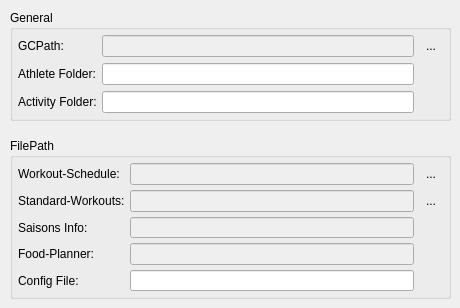
        <widget class="QWidget" name="tab_gc">
         <attribute name="title">
          <string>Golden Cheetah</string>
         </attribute>
         <widget class="QGroupBox" name="groupBox">
          <property name="geometry">
           <rect>
            <x>10</x>
            <y>10</y>
            <width>441</width>
            <height>111</height>
           </rect>
          </property>
          <property name="maximumSize">
           <size>
            <width>16777215</width>
            <height>16777215</height>
           </size>
          </property>
          <property name="title">
           <string>General</string>
          </property>
          <layout class="QGridLayout" name="gridLayout_2">
           <property name="leftMargin">
            <number>5</number>
           </property>
           <property name="topMargin">
            <number>5</number>
           </property>
           <property name="rightMargin">
            <number>5</number>
           </property>
           <property name="bottomMargin">
            <number>5</number>
           </property>
           <property name="horizontalSpacing">
            <number>5</number>
           </property>
           <item row="2" column="1">
            <widget class="QLineEdit" name="lineEdit_activity"/>
           </item>
           <item row="0" column="2">
            <widget class="QToolButton" name="toolButton_gcPath">
             <property name="text">
              <string>...</string>
             </property>
             <property name="popupMode">
              <enum>QToolButton::InstantPopup</enum>
             </property>
             <property name="autoRaise">
              <bool>true</bool>
             </property>
            </widget>
           </item>
           <item row="1" column="1">
            <widget class="QLineEdit" name="lineEdit_athlete">
             <property name="toolTip">
              <string>Insert your Athlete Name how it is definied in GC with a /</string>
             </property>
            </widget>
           </item>
           <item row="0" column="0">
            <widget class="QLabel" name="label">
             <property name="text">
              <string>GCPath:</string>
             </property>
             <property name="buddy">
              <cstring>lineEdit_gcpath</cstring>
             </property>
            </widget>
           </item>
           <item row="0" column="1">
            <widget class="QLineEdit" name="lineEdit_gcpath">
             <property name="enabled">
              <bool>false</bool>
             </property>
            </widget>
           </item>
           <item row="1" column="0">
            <widget class="QLabel" name="label_3">
             <property name="text">
              <string>Athlete Folder:</string>
             </property>
             <property name="buddy">
              <cstring>lineEdit_athlete</cstring>
             </property>
            </widget>
           </item>
           <item row="2" column="0">
            <widget class="QLabel" name="label_4">
             <property name="text">
              <string>Activity Folder:</string>
             </property>
             <property name="buddy">
              <cstring>lineEdit_activity</cstring>
             </property>
            </widget>
           </item>
          </layout>
         </widget>
         <widget class="QGroupBox" name="groupBox_2">
          <property name="geometry">
           <rect>
            <x>10</x>
            <y>138</y>
            <width>441</width>
            <height>161</height>
           </rect>
          </property>
          <property name="maximumSize">
           <size>
            <width>16777215</width>
            <height>16777215</height>
           </size>
          </property>
          <property name="title">
           <string>FilePath</string>
          </property>
          <layout class="QGridLayout" name="gridLayout">
           <property name="leftMargin">
            <number>5</number>
           </property>
           <property name="topMargin">
            <number>5</number>
           </property>
           <property name="rightMargin">
            <number>5</number>
           </property>
           <property name="bottomMargin">
            <number>5</number>
           </property>
           <property name="spacing">
            <number>5</number>
           </property>
           <item row="4" column="0">
            <widget class="QLabel" name="label_2">
             <property name="text">
              <string>Config File:</string>
             </property>
             <property name="buddy">
              <cstring>lineEdit_configfile</cstring>
             </property>
            </widget>
           </item>
           <item row="0" column="0">
            <widget class="QLabel" name="label_5">
             <property name="text">
              <string>Workout-Schedule:</string>
             </property>
             <property name="buddy">
              <cstring>lineEdit_schedule</cstring>
             </property>
            </widget>
           </item>
           <item row="4" column="1">
            <widget class="QLineEdit" name="lineEdit_configfile"/>
           </item>
           <item row="1" column="0">
            <widget class="QLabel" name="label_6">
             <property name="text">
              <string>Standard-Workouts:</string>
             </property>
             <property name="buddy">
              <cstring>lineEdit_standard</cstring>
             </property>
            </widget>
           </item>
           <item row="0" column="2">
            <widget class="QToolButton" name="toolButton_schedulePath">
             <property name="text">
              <string>...</string>
             </property>
             <property name="popupMode">
              <enum>QToolButton::InstantPopup</enum>
             </property>
             <property name="autoRaise">
              <bool>true</bool>
             </property>
            </widget>
           </item>
           <item row="1" column="2">
            <widget class="QToolButton" name="toolButton_workoutsPath">
             <property name="text">
              <string>...</string>
             </property>
             <property name="popupMode">
              <enum>QToolButton::InstantPopup</enum>
             </property>
             <property name="autoRaise">
              <bool>true</bool>
             </property>
             <property name="arrowType">
              <enum>Qt::NoArrow</enum>
             </property>
            </widget>
           </item>
           <item row="0" column="1">
            <widget class="QLineEdit" name="lineEdit_schedule">
             <property name="enabled">
              <bool>false</bool>
             </property>
             <property name="toolTip">
              <string>Insert where the schedule files should be stored. Please insert the complete Path.</string>
             </property>
            </widget>
           </item>
           <item row="1" column="1">
            <widget class="QLineEdit" name="lineEdit_standard">
             <property name="enabled">
              <bool>false</bool>
             </property>
             <property name="toolTip">
              <string>Insert where the Standard Workout files should be stored. Please insert the complete Path.</string>
             </property>
            </widget>
           </item>
           <item row="2" column="0">
            <widget class="QLabel" name="label_45">
             <property name="text">
              <string>Saisons Info:</string>
             </property>
            </widget>
           </item>
           <item row="2" column="1">
            <widget class="QLineEdit" name="lineEdit_saisonFile">
             <property name="enabled">
              <bool>false</bool>
             </property>
            </widget>
           </item>
           <item row="3" column="1">
            <widget class="QLineEdit" name="lineEdit_foodFile">
             <property name="enabled">
              <bool>false</bool>
             </property>
            </widget>
           </item>
           <item row="3" column="0">
            <widget class="QLabel" name="label_48">
             <property name="text">
              <string>Food-Planner:</string>
             </property>
            </widget>
           </item>
          </layout>
         </widget>
        </widget>
